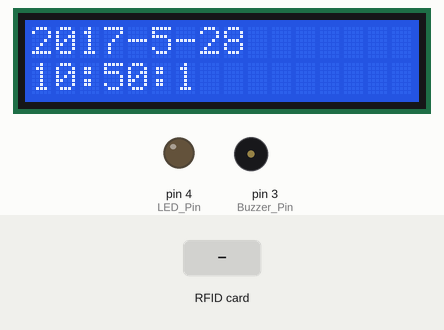
Recording of a sketch running on a simulated Arduino Uno, built with avr-gcc and run on an emulated ATmega328P. On the bench: 16×2 character LCD, output pins drawn as LEDs (lit = HIGH), buzzer (waves = sounding, pin HIGH). Inputs (shaded band) come from the test bench. The local clock reads 2024-03-15 10:24:30 at power-on unless the sketch sets it; pins used as bus, display or sensor lines are not drawn; what the sketch prints to the serial monitor is not drawn.

Above: at 1.3 s.
1.4 s: RFID card 5E 7A 19 C4 held to the reader
At 3.0 s:
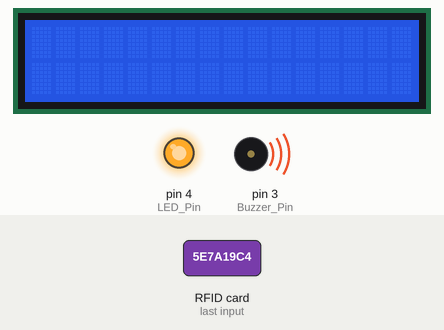
At 4.4 s:
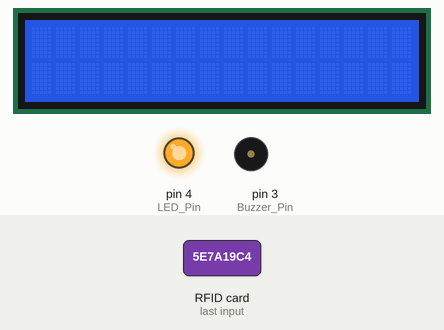
Timing chart, 0 to 10.0 s (numbered marks = the images above; inputs shaded):
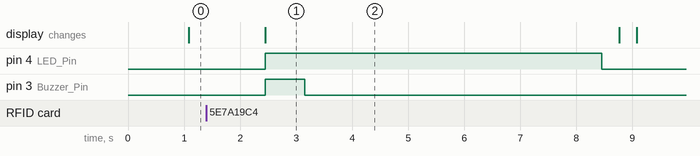

Measured:
- after the input at 1.4 s, pin 4 (LED_Pin): LOW → HIGH after 1.0 s, → LOW 6.0 s later; pin 3 (Buzzer_Pin): LOW → HIGH after 1.0 s, → LOW 0.70 s later

The sketch:

smart-movie-ticket.ino
```cpp
#include <SPI.h>               //for RFID Module (rfid-rc522)
#include <MFRC522.h>           //for RFID Module (rfid-rc522)
#include <stdio.h>             //for RTC Module (ds1302)
#include <DS1302.h>            //for RTC Module (ds1302)
#include <Wire.h>              //for LCD 16x2 with I2C
#include <LiquidCrystal_I2C.h> //for LCD 16x2 with I2C

/* RFID Module Variables */
#define RST_PIN 9 // Configurable, see typical pin layout above
#define SS_PIN 10 // Configurable, see typical pin layout above
MFRC522 mfrc522(SS_PIN, RST_PIN);   // Create MFRC522 instance.
MFRC522::MIFARE_Key key;
/* RTC Module Variables */
const int kCePin   = 5;  // Chip Enable
const int kIoPin   = 6;  // Input/Output
const int kSclkPin = 7;  // Serial Clock
DS1302 rtc(kCePin, kIoPin, kSclkPin); // Create a DS1302 object.
String dayAsString(const Time::Day day) {
  switch (day) {
    case Time::kSunday: return "Sunday";
    case Time::kMonday: return "Monday";
    case Time::kTuesday: return "Tuesday";
    case Time::kWednesday: return "Wednesday";
    case Time::kThursday: return "Thursday";
    case Time::kFriday: return "Friday";
    case Time::kSaturday: return "Saturday";
  }
  return "(unknown day)";
}
/* LCD 16x2 with I2C Variables */
// Set the LCD address to 0x26 for a 16 chars and 2 line display
LiquidCrystal_I2C lcd(0x26, 16, 2);

/* LED , Buzzer Variables */
const int LED_Pin = 4;
const int Buzzer_Pin = 3;

void setup() {
  Serial.begin(9600); // Initialize serial communications with the PC
  pinMode(LED_Pin,OUTPUT);
  pinMode(Buzzer_Pin,OUTPUT);

  /* RFID Module Initialization */
  SPI.begin();        // Init SPI bus
  mfrc522.PCD_Init(); // Init MFRC522 card

  /* RTC Module Initialization */
  rtc.writeProtect(false);
  rtc.halt(false);
  Time t(2017, 5, 28, 10, 50, 00, Time::kSunday); //Make a new time and date object
  rtc.time(t); //Set time and date on the chip

  /* LCD 16x2 with I2C Initialization */
  lcd.begin();
  lcd.backlight();
  lcd.clear();
  lcd.setCursor(0, 0);
}

void loop() {
  //default lcd show date and time
  lcd.clear();
  Time t = rtc.time();
  lcd.setCursor(0, 0);
  lcd.print(String(t.yr)+"-"+String(t.mon)+"-"+String(t.date));
  lcd.setCursor(0, 1);
  lcd.print(String(t.hr)+":"+String(t.min)+":"+String(t.sec));

  if ( ! mfrc522.PICC_IsNewCardPresent())
    return;
  // Select one of the cards
  if ( ! mfrc522.PICC_ReadCardSerial())
    return;

  //if scan card then send data to server
  dump_byte_array(mfrc522.uid.uidByte, mfrc522.uid.size);
  Serial.print(";");
  printTime();
  Serial.println("");
  //read data return from server
  String return_data;
  return_data = Serial.readStringUntil('\n');
  lcd.clear();
  digitalWrite(LED_Pin,HIGH);
  digitalWrite(Buzzer_Pin,HIGH);
  if ( return_data.equals("Ticket Mismatch") || return_data.equals("Not in time") ){
    lcd.print(return_data);
    for(int t=0;t<=2000;t=t+100){
      digitalWrite(LED_Pin,HIGH);
      digitalWrite(Buzzer_Pin,HIGH);
      delay(50);
      digitalWrite(LED_Pin,LOW);
      digitalWrite(Buzzer_Pin,LOW);
      delay(50);
    }
  }
  else{
    //String movie_name,st_time,hall_name,seat_id;
    int scIndex0 = return_data.indexOf(';');
    int scIndex1 = return_data.indexOf(';',scIndex0+1);
    int scIndex2 = return_data.indexOf(';',scIndex1+1);
    String movie_name = return_data.substring(0,scIndex0);
    String st_time = return_data.substring(scIndex0+1,scIndex1);
    String hall_name = return_data.substring(scIndex1+1,scIndex2);
    String seat_id = return_data.substring(scIndex2+1);
    lcd.print(movie_name);
    lcd.setCursor(0, 1);
    lcd.print(st_time);
    delay(700);
    digitalWrite(Buzzer_Pin,LOW);
    delay(2300);
    lcd.clear();
    lcd.print(movie_name);
    lcd.setCursor(0, 1);
    lcd.print(hall_name+" "+seat_id);
    delay(3000);
    digitalWrite(LED_Pin,LOW);
  }
  mfrc522.PICC_HaltA();
}

void dump_byte_array(byte *buffer, byte bufferSize) {
    for (byte i = 0; i < bufferSize; i++) {
        //Serial.print(buffer[i] < 0x10 ? " 0" : " ");
        Serial.print(buffer[i], HEX);
    }
}

void printTime() {
  // Get the current time and date from the chip.
  Time t = rtc.time();
  // Name the day of the week.
  const String day = dayAsString(t.day);
  // Format the time and date and insert into the temporary buffer.
  char buf[50];
  snprintf(buf, sizeof(buf), "%s %04d-%02d-%02d %02d:%02d:%02d",
           day.c_str(),
           t.yr, t.mon, t.date,
           t.hr, t.min, t.sec);
  // Print the formatted string to serial so we can see the time.
  Serial.print(buf);
}
```
